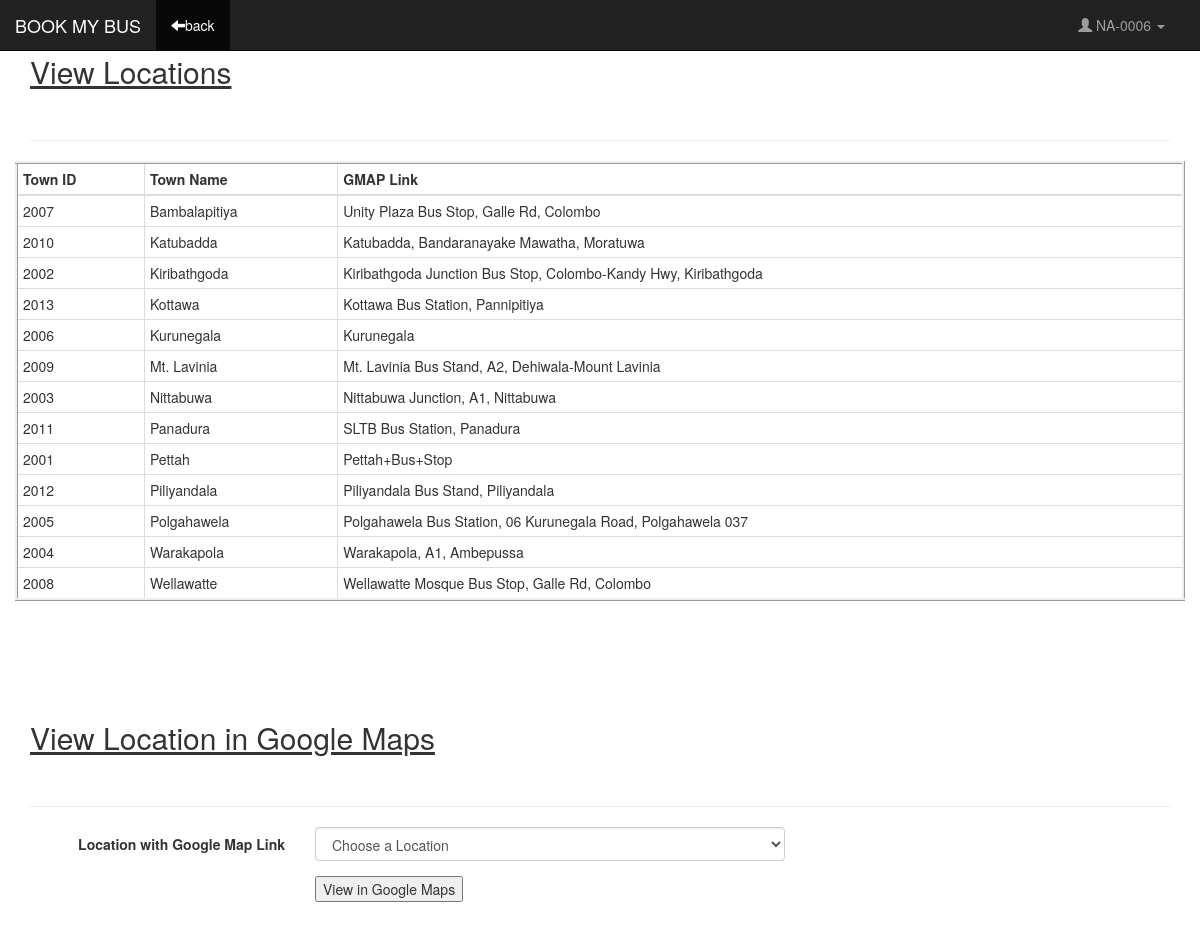
Screenshot of /PHP_Files/ViewLocations.php (signed in) with the database file from the repository.
### DaoImpl1/LocationDao.php (called while the page is built, shortened)
<?php
require_once '../Modal/PhpClasses1.php';
class LocationDao
{
    public function getLocationsData($conn)
    {
        $sql = "select TownID,TownName,GMAPLink,Position from Location order by TownName";
        $stmt = $conn->prepare($sql);
        $stmt->execute();
        $result = $stmt->get_result();
        $Locations = array();
        while ($row = $result->fetch_assoc()) {
            $Locations[] = new Location($row['TownID'], $row['TownName'], $row['GMAPLink'], $row['Position']);
        }
        return $Locations;
    }
}
?>

### Controller/AdminController.php (called while the page is built, shortened)
<?php
include_once '../DaoImpl1/LocationDao.php';
class AdminController
{
    private static $Admin;
    private static $Location;
    private static function init()
    {
        if (AdminController::$Admin == null) {
            AdminController::$Admin = new AdminDao();
            AdminController::$Location = new LocationDao();
        }
    }
    public static function getLocationsData($conn){
        return AdminController::$Location->getLocationsData($conn);
    }
}
?>

### Modal/PhpClasses1.php (called while the page is built, shortened)
<?php
class Location{
    private $townID;
    private $townName;
    private $GMAPLink;
    public function __construct($townID, $townName, $GMAPLink, $Position)
    {
        $this->townID = $townID;
        $this->townName = $townName;
        $this->GMAPLink = $GMAPLink;
    }
    public function getTownID()
    {
        return $this->townID;
    }
    public function getTownName()
    {
        return $this->townName;
    }
    public function getGMAPLink()
    {
        return $this->GMAPLink;
    }
}

### PHP_Files/ViewLocations.php (the view, shortened to what this page needs)
<!DOCTYPE html>
<html lang="en">
<head>
    <link rel="stylesheet" href="https://maxcdn.bootstrapcdn.com/bootstrap/3.3.7/css/bootstrap.min.css">
    <link href="https://cdnjs.cloudflare.com/ajax/libs/select2/4.0.3/css/select2.min.css" rel="stylesheet" />
    <?php session_start() ;
    $username=$_SESSION["AdminID"]?>
    <?php include_once '../Controller/AdminController.php'?>
</head>
<body>
<nav class="navbar navbar-inverse navbar-fixed-top">
    <div class="container-fluid">
        <div class="navbar-header">
            <a class="navbar-brand" href="#">BOOK MY BUS</a>
        </div>
        <div class="collapse navbar-collapse" id="myNavbar">
            <ul class="nav navbar-nav navbar-right">
                <li class="dropdown">
                    <a class="dropdown-toggle" data-toggle="dropdown" href="#" style="margin-right: 20px">
                        <?php  echo'<i class="glyphicon glyphicon-user"></i>&nbsp;'.$username.' <span class="caret"></span></a>';    ?>
                </li>
            </ul>
            <ul class="nav navbar-nav">
                <li class="active"><a href="index1.php"><i class="glyphicon glyphicon-arrow-left"></i>back</a></li>
            </ul>
        </div>
    </div>
</nav>
<div class="container set1" id="addLocation">
    <div class="page-header"><h2><u>View Locations</u><br><br></h2></div>
    <div class="row">
        <?php
        $Locations=AdminController::getLocationsData($mysqli);
        echo'<table class="table table-condensed table-responsive table-hover table-bordered" style="border:inset">';
        echo'<thead>';
        echo'<tr>';
        echo'<th>Town ID</th>';
        echo'<th>Town Name</th>';
        echo'<th>GMAP Link</th>';
        echo'</tr>';
        echo'</thead>';
        echo'<tbody>';
        foreach($Locations as $loc) {
            echo '<tr style="...">';
            echo '<td>' . htmlspecialchars($loc->getTownID()) . '</td>';
            echo '<td>' . htmlspecialchars($loc->getTownName()) . '</td>';
            echo '<td>' . htmlspecialchars($loc->getGMAPLink()) . '</td>';
            echo '</tr>';
        }
        echo'</tbody>';
        echo'</table>';
        ?>
    </div>
        <div class="page-header"><br><br><h2><u>View Location in Google Maps</u><br><br></h2></div>
        <div class="row">
            <form name="proForm" method="post" class="form-horizontal" action="" onsubmit="return validate()">
                <div class="form-group">
                    <label class="col-xs-3 control-label">Location with Google Map Link</label>
                    <div class="col-xs-5 selectContainer">
                        <select class="form-control" name="Location1"/>
                        <option value="-1">Choose a Location</option>
                    </div>
                </div>
                <div class="form-group">
                    <div class="col-xs-5 col-xs-offset-3">
                        <input type="submit" data-toggle="modal" data-target="#myModal" name="but1"
                               value="View in Google Maps"/>
                    </div>
                </div>
                </form>
            </div>
</body>
</html>

### PHP_Files/ViewLocations.php (style rules this page uses)
.set1 { margin-top: -5px; padding-top: 20px; }
body { height:2100px; }

### rows the page displays
location: TownID "2007", TownName "Bambalapitiya", GMAPLink "Unity Plaza Bus Stop, Galle Rd, Colombo"
location: TownID "2010", TownName "Katubadda", GMAPLink "Katubadda, Bandaranayake Mawatha, Moratuwa"
location: TownID "2002", TownName "Kiribathgoda", GMAPLink "Kiribathgoda Junction Bus Stop, Colombo-Kandy Hwy, Kiribathgoda"
location: TownID "2013", TownName "Kottawa", GMAPLink "Kottawa Bus Station, Pannipitiya"
location: TownID "2006", TownName "Kurunegala", GMAPLink "Kurunegala"
location: TownID "2009", TownName "Mt. Lavinia", GMAPLink "Mt. Lavinia Bus Stand, A2, Dehiwala-Mount Lavinia"
location: TownID "2003", TownName "Nittabuwa", GMAPLink "Nittabuwa Junction, A1, Nittabuwa"
location: TownID "2011", TownName "Panadura", GMAPLink "SLTB Bus Station, Panadura"
location: TownID "2001", TownName "Pettah", GMAPLink "Pettah+Bus+Stop"
location: TownID "2012", TownName "Piliyandala", GMAPLink "Piliyandala Bus Stand, Piliyandala"
location: TownID "2005", TownName "Polgahawela", GMAPLink "Polgahawela Bus Station, 06 Kurunegala Road, Polgahawela 037"
location: TownID "2004", TownName "Warakapola", GMAPLink "Warakapola, A1, Ambepussa"
location: TownID "2008", TownName "Wellawatte", GMAPLink "Wellawatte Mosque Bus Stop, Galle Rd, Colombo"

### other values shown
$username "NA-0006"
